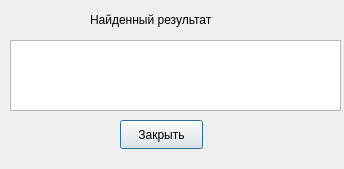
<?xml version="1.0" encoding="UTF-8"?>
<ui version="4.0">
 <class>SearchResults</class>
 <widget class="QDialog" name="SearchResults">
  <property name="geometry">
   <rect>
    <x>0</x>
    <y>0</y>
    <width>344</width>
    <height>169</height>
   </rect>
  </property>
  <property name="windowTitle">
   <string>Dialog</string>
  </property>
  <widget class="QLabel" name="info">
   <property name="geometry">
    <rect>
     <x>90</x>
     <y>10</y>
     <width>171</width>
     <height>20</height>
    </rect>
   </property>
   <property name="text">
    <string>Найденный результат</string>
   </property>
  </widget>
  <widget class="QTableView" name="table">
   <property name="geometry">
    <rect>
     <x>10</x>
     <y>40</y>
     <width>331</width>
     <height>71</height>
    </rect>
   </property>
  </widget>
  <widget class="QPushButton" name="pushButton">
   <property name="geometry">
    <rect>
     <x>120</x>
     <y>120</y>
     <width>83</width>
     <height>29</height>
    </rect>
   </property>
   <property name="text">
    <string>Закрыть</string>
   </property>
  </widget>
 </widget>
 <resources/>
 <connections/>
</ui>
